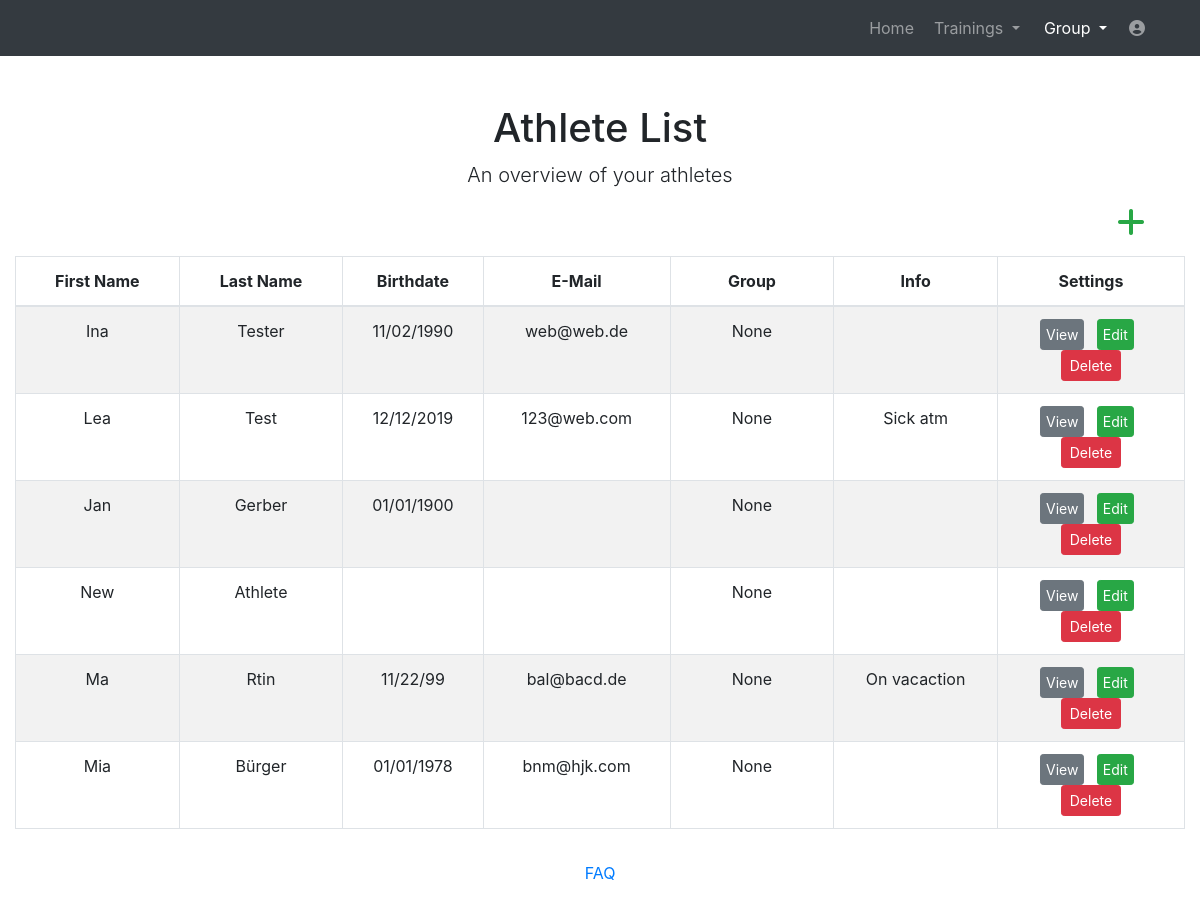
Page /website/athletes (signed in) on the earlier database version.
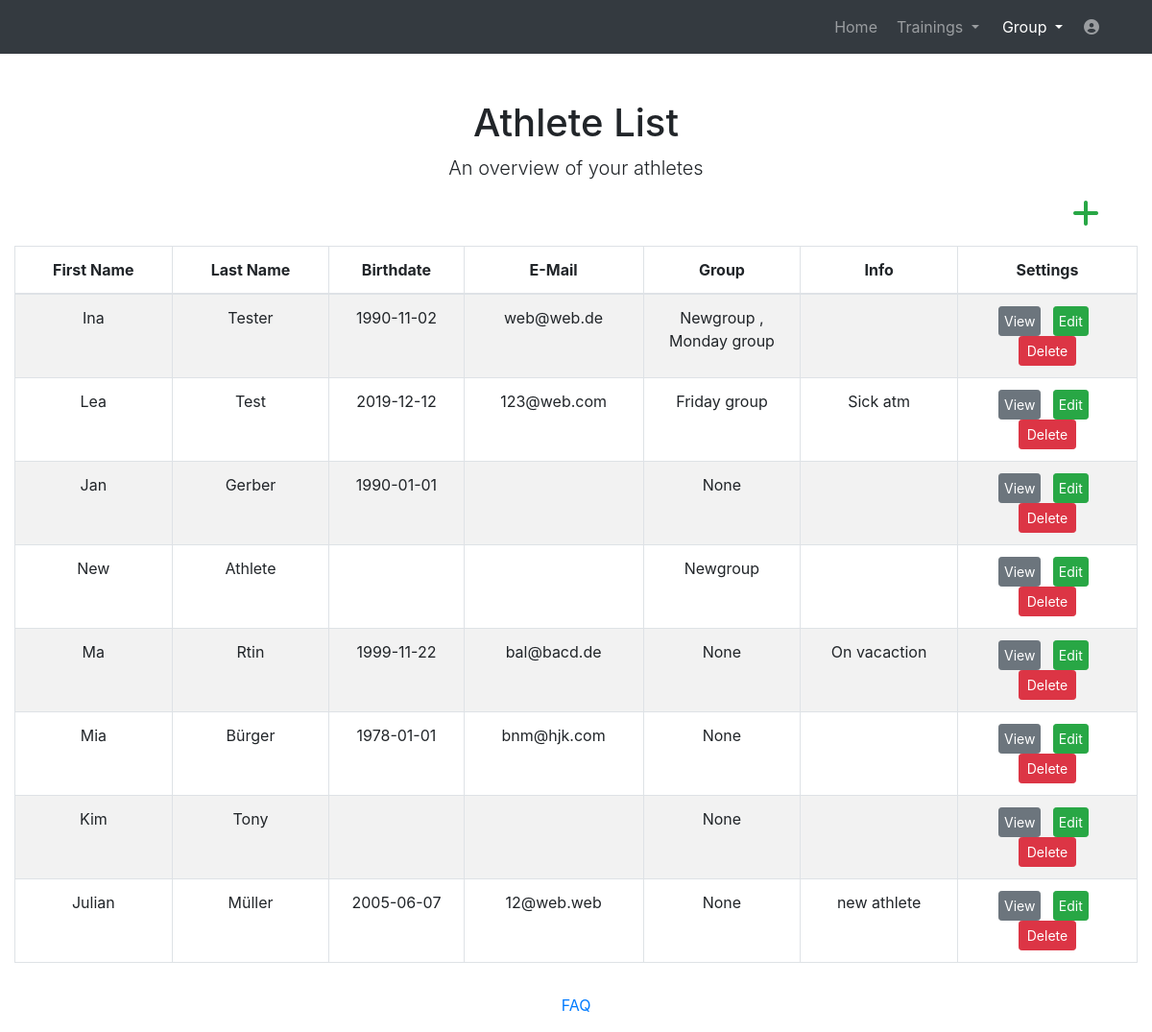
Same page on the later database version.
### website/models.py (models this page shows)
class Swimmer(models.Model):
    first_name = models.CharField(max_length=30)
    last_name = models.CharField(max_length=30)
    birthdate = models.CharField(max_length=30, null=True, default='')
    email = models.CharField(max_length=30)
    info = models.CharField(max_length=828, null=True, default='')
    user = models.ForeignKey(User, on_delete=models.CASCADE)

### website/views_loggedin.py (the view)
# urls.py: path('athletes', views_loggedin.athletes, name='athletes'),
@login_required
def athletes(request):
    user = request.user
    array = defaultdict(list)
    swimmer = Swimmer.objects.filter(user=user)
    for s in swimmer:
        if RelationsSwimGroup.objects.filter(swimmer=s, user= user).exists():
            relationgroup =  RelationsSwimGroup.objects.filter(swimmer=s, user=user)
            for g in relationgroup:
                array[s.pk].append(g.group.name)
    arraydict = dict(array) #transform defaultdict to dict
    return render(request, 'athletes.html', context={'swimmer': swimmer, 'array': arraydict})

### website/views_loggedin.py (called while the page is built)
@register.filter(name='dict_key')
def dict_key(d, k):
    return d.get(k)

### templates/athletes.html (shortened to what this page needs)
<!DOCTYPE html>
<html lang="en">
<head>
  {% load static %}
  <link href="{% static 'vendor/bootstrap/css/bootstrap.min.css' %}" rel="stylesheet">
  <link media="screen" href="{% static 'css/plan.css' %}" rel="stylesheet">
  <link href="{% static 'vendor/fontawesome-free/css/all.min.css' %}" rel="stylesheet" type="text/css">
  <link href="//netdna.bootstrapcdn.com/font-awesome/3.2.1/css/font-awesome.css" rel="stylesheet">
<body>
  <nav class="navbar navbar-expand-lg navbar-dark bg-dark static-top">
    <div class="container">
      <div class="collapse navbar-collapse" id="navbarResponsive">
        <ul class="navbar-nav ml-auto">
          <li class="nav-item ">
            <a class="nav-link" href="home">Home</a>
          </li>
		  <li class="nav-item dropdown no-arrow mx-1">
			<a class="nav-link dropdown-toggle" href="#" id="messagesDropdown" role="button" data-toggle="dropdown" aria-haspopup="true" aria-expanded="false">
					Trainings
			</a>
		  </li>
          <li class="nav-item dropdown no-arrow mx-1 active">
			<a class="nav-link dropdown-toggle" href="#" id="messagesDropdown" role="button" data-toggle="dropdown" aria-haspopup="true" aria-expanded="false">
					Group
			</a>
		  </li>
		   <li class="nav-item dropdown no-arrow">
			<a class="nav-link " href="#" id="userDropdown" role="button" data-toggle="dropdown" aria-haspopup="true" aria-expanded="false">
			  <i class="fas fa-user-circle fa-fw"></i>
			</a>
		  </li>
        </ul>
      </div>
    </div>
  </nav>
  <div class="container">
    <div class="row">
      <div class="col-lg-12 text-center">
        <h1 class="mt-5">Athlete List</h1>
        <p class="lead">An overview of your athletes</p>
      </div>
    </div>
  </div>
    <div class="container" style="max-width: 1340px;">
    {% include 'grouptable.html' %}
  </div>
    <footer class="page-footer font-small blue">
      <div class="footer-copyright text-center py-3">
        <a href="help"> FAQ</a>
      </div>
    </footer>
</body>
</html>

### templates/grouptable.html (shortened to what this page needs)
{% load static %}
    <div>
      <div >
        <div id="table" class="table-editable">
          <span class="table-add float-right mb-3 mr-2">
              <a href="{% url 'newathlete' %}" class="text-success" style="margin-right: 2.0rem !important;">
                <i class="fas fa-plus fa-2x" aria-hidden="true"></i>
              </a>
          </span>
          <table id="mytable" class="table table-bordered table-responsive-md table-striped text-center">
            <thead>
              <tr>
                <th class="text-center" style="width:14%;">First Name</th>
                <th class="text-center" style="width:14%;">Last Name</th>
                <th class="text-center" style="width:12%;">Birthdate</th>
                <th class="text-center" style="width:16%;">E-Mail</th>
                <th class="text-center" title="To assign an athlete to a group please use the 'my group' site" style="width:14%;">Group</th>
                <th class="text-center" style="width:14%;">Info</th>
                <th class="text-center" style="width:18%;">Settings</th>
              </tr>
            </thead>
            <tbody>
             {% for b in swimmer %}
              <tr>
                <td>{{ b.first_name}}</td>
                <td>{{ b.last_name }}</td>
                <td>{{ b.birthdate}}</td>
                <td>{{ b.email }}</td>
                <td>{{array|dict_key:b.pk|join:", " }}</td>
                <td>{{ b.info }}</td>
                <td>
                  <a href="{% url 'showathlete' athlete_id=b.pk %}" class="btn btn-secondary btn-rounded btn-sm my-0" style="padding-left: 3%; padding-right:3%; margin-right:5%;" >View</a>
                  <a href="{% url 'alterathlete' athlete_id=b.pk %}" class="btn btn-success btn-rounded btn-sm my-0" style="padding-left: 3%; padding-right:3%; margin-right:5%;" >Edit</a>
                  <span>
                    <a href="" class="btn btn-danger btn-rounded btn-sm my-0"  data-toggle="modal" data-target="#deleteModal{{b.pk}}" >Delete</a>
                  </span>
                </td>
              </tr>
             {% endfor %}
            </tbody>
          </table>
        </div>
      </div>
    </div>

Differences in the rows shown:
changed Swimmer "Ina": birthdate "11/02/1990" → "1990-11-02"; id "None" → "Newgroup , Monday group"
changed Swimmer "Lea": birthdate "12/12/2019" → "2019-12-12"; id "None" → "Friday group"
changed Swimmer "Jan": birthdate "01/01/1900" → "1990-01-01"
computed for Swimmer "New": id "None" → "Newgroup"
changed Swimmer "Ma": birthdate "11/22/99" → "1999-11-22"
changed Swimmer "Mia": birthdate "01/01/1978" → "1978-01-01"
added Swimmer: first_name "Kim", last_name "Tony", id "None"
added Swimmer: first_name "Julian", last_name "Müller", birthdate "2005-06-07", email "12@web.web", id "None", info "new athlete"
